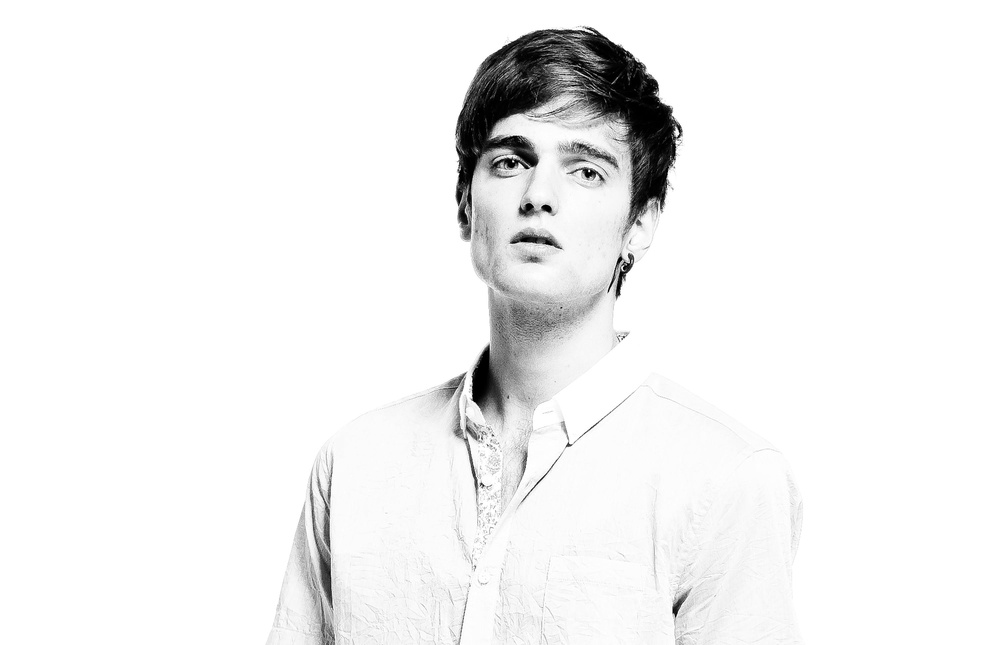
#> input picture Loaded-imgs/img29-1527127124627.jpeg, 1000 x 645 px, shrunk from 3000 x 1934 before the run
$ python -i getGANresult.py   (imports and definitions only)
#> lines starting #> are read from the running program, lines starting #| are printed output that depends on the picture
#!/usr/bin/python
from PIL import Image, ImageFilter
import os
import random
import sys
import getopt


def box_make(original_image, random_count):
    width, height = original_image.size
    box_image = [0]*random_count
    box = [0]*random_count

    for i in range(0, random_count):

        box_width_left = random.randrange(1, width-5)
        box_height_top = random.randrange(1, height-5)
        box_width_range = random.randrange(box_width_left+1, width)
        box_height_range = random.randrange(box_height_top+1, height)
        box[i] = (box_width_left, box_height_top,
                  box_width_range, box_height_range)

        print(i+1, ' box blur radius :', end=" ")
        box_image[i] = box_blur(original_image, box[i])

    return box_image, box


def box_blur(original_image, box):

    box_image = original_image.crop(box)

    blur_radius = random.randrange(1, 5)
    print(blur_radius)

    box_image = box_image.filter(
        ImageFilter.GaussianBlur(radius=blur_radius))

    return box_image


def box_paste(original_image, box, box_image):
    original_image.paste(box_image, box)


def blurImage(Image_address):

#> called with Image_address = 'img29-1527127124627.jpeg'
    im = Image.open(Image_address)
#> im is the input picture: PIL image 1000x645 RGB; min 0, max 255, mean 242.1
    dir_name = os.path.split(Image_address)
    outputfile = dir_name[1].split('.')[0]+'-result.'+Image_address.split('.')[-1]
    print(dir_name, outputfile)

    random_count = random.randrange(1, 4)
    print('number of box : ', random_count)
    box_image, box = box_make(im, random_count)
#> the loop in box_make, `for i in range(0, random_count): ` made 2 passes
#> pass 2, in box_blur (call 2), `box_image = original_image.crop(box)`:
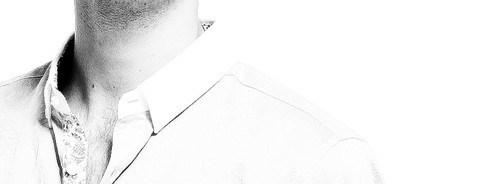
#> box_image: PIL image 489x184 RGB; min 0, max 255, mean 239.4
#> pass 2, in box_blur (call 2), `box_image = box_image.filter( ImageFilter.GaussianBlur(radius=blur_rad..`:
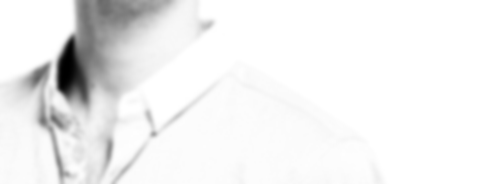
#> box_image: PIL image 489x184 RGB; min 0, max 255, mean 239.5
#> after the loop in box_make, `for i in range(0, random_count):`: box = [(777, 431, 788, 498), (415, 311, 904, 495)]; box_image = 2 items
#> box_image = 2 items; box = [(777, 431, 788, 498), (415, 311, 904, 495)]


    for i in range(0, random_count):
        print('box range : ', box[i])
        box_paste(im, box[i], box_image[i])
#> this loop made 2 passes
#| box range :  (777, 431, 788, 498)
#| box range :  (415, 311, 904, 495)

    im.save(dir_name[0]+'/'+outputfile, dpi=(100, 100))
    #print('blurImage return address : '+dir_name[0]+'/real.jpg')

    return dir_name[0]+outputfile

def main(argv):
   inputfile = ''
   try:
      opts, args = getopt.getopt(argv,"hi:o:",["ifile=","ofile="])
   except getopt.GetoptError:
      print ('test.py -i <inputfile>')
      sys.exit(2)
   for opt, arg in opts:
        if opt == '-h':
            print ('test.py -i <inputfile>')
            sys.exit()
        elif opt in ("-i", "--ifile"):
            inputfile = arg
            blurImage(inputfile)

   print ('Input file is "', inputfile)

# [2 lines not run here, left out]

>>> result = blurImage('img29-1527127124627.jpeg')
